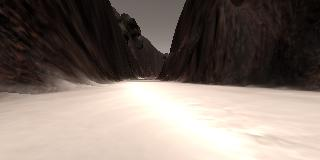
#> input picture practice/rover/robocam_2018_03_08_23_52_27_992.jpg, 320 x 160 px
$ python perception_basic.py
#> lines starting #> are read from the running program, lines starting #| are printed output that depends on the picture
# use matplotlib and numpy

import matplotlib.image as mpimg
import matplotlib.pyplot as plt

#%matplotlib inline

#define filename, read and plot the image
#filename = 'robocam_2018_03_08_23_52_43_584.jpg'
filename = 'robocam_2018_03_08_23_52_27_992.jpg'
image = mpimg.imread(filename)
#> image is the input picture: shape (160, 320, 3); mean R, G, B 130.1, 117.7, 109.8
plt.imshow(image)
plt.show()

#the image is now in an array

#explore some image status and re-arrange operations
#using numpy now

import numpy as np
print(image.dtype, image.shape, np.min(image), np.max(image))
#| uint8 (160, 320, 3) 0 255

# uint8[len of array element] (160[y pixels, width], 320[x pixels, height], 3[channels - rgb]) 0[minvalue] 255[maxvalue]

#extract and plot the 3 channels separately

red_channel   = np.copy(image)
green_channel = np.copy(image)
blue_channel  = np.copy(image)

# in the 3rd dim of image array, index 0=red value, 1=green value, 2=blue value
# we extract a channel by masking all other channel values of pixels of that image to zero

red_channel[:,:,[1,2]] = 0
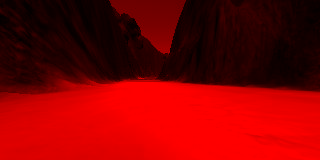
#> red_channel: shape (160, 320, 3); mean R, G, B 130.1, 0, 0
blue_channel[:,:,[0,1]] = 0
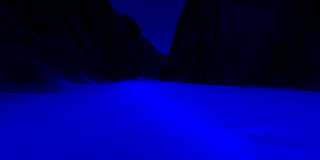
#> blue_channel: shape (160, 320, 3); mean R, G, B 0, 0, 109.8
green_channel[:,:,[0,2]] = 0
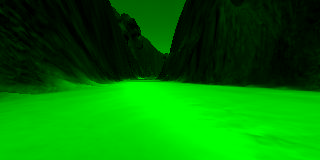
#> green_channel: shape (160, 320, 3); mean R, G, B 0, 117.7, 0

plt.imshow(red_channel)
plt.show()

plt.imshow(green_channel)
plt.show()

plt.imshow(blue_channel)
plt.show()

# lets instead combine the outputs in subplots
plt.imshow(image)
plt.show()

fig = plt.figure(figsize=(16,4)) # initialize figure area
plt.subplot(141)                 # plot 1 is 3 col, 1 row
plt.imshow(red_channel)
plt.subplot(142)                 # plot 2 is 3col,  1 row
plt.imshow(green_channel)
plt.subplot(143)                 # plot 3 is 3col, 1 row
plt.imshow(blue_channel)
plt.subplot(144)
plt.imshow(image)

plt.show()
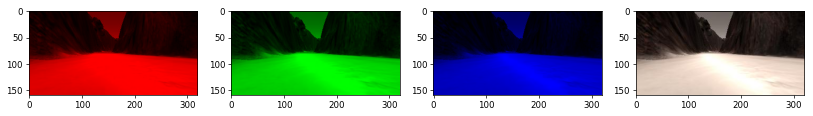
#> figure drawn by matplotlib, 4 panels

# since the channels have different intensities / hues of color,
# lets isolate color thresholds as an example

# (color_threshold.py)

$ run again, with practice/rover/robocam_2018_03_08_23_52_43_584.jpg copied over practice/rover/robocam_2018_03_08_23_52_27_992.jpg
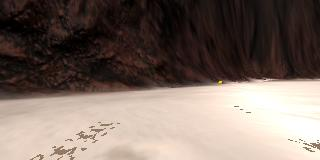
#> input picture practice/rover/robocam_2018_03_08_23_52_43_584.jpg, 320 x 160 px
#> image is the input picture: shape (160, 320, 3); mean R, G, B 123.2, 108.5, 100.3
#| uint8 (160, 320, 3) 0 255
#> `green_channel[:,:,[0,2]] = 0`:
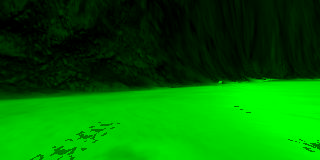
#> green_channel: shape (160, 320, 3); mean R, G, B 0, 108.5, 0
#> `plt.show()`:
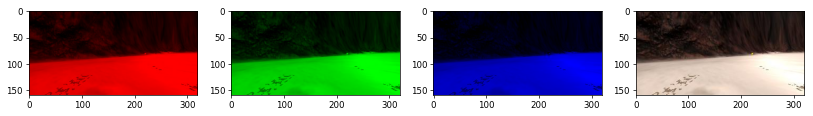
#> figure drawn by matplotlib, 4 panels

$ run again, with practice/rover/angle-example.jpg copied over practice/rover/robocam_2018_03_08_23_52_27_992.jpg
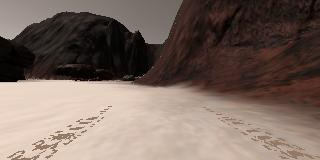
#> input picture practice/rover/angle-example.jpg, 320 x 160 px
#> image is the input picture: shape (160, 320, 3); mean R, G, B 121.3, 104.9, 96.2
#| uint8 (160, 320, 3) 0 255
#> `green_channel[:,:,[0,2]] = 0`:
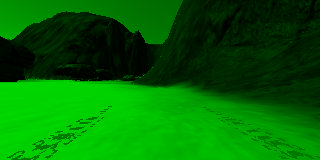
#> green_channel: shape (160, 320, 3); mean R, G, B 0, 104.9, 0
#> `plt.show()`:
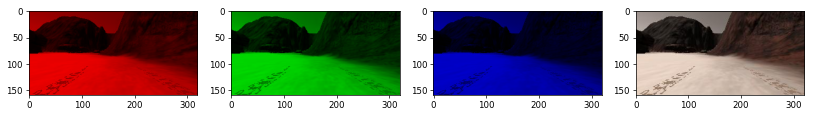
#> figure drawn by matplotlib, 4 panels

$ run again, with practice/rover/robocam_example_grid1.jpg copied over practice/rover/robocam_2018_03_08_23_52_27_992.jpg
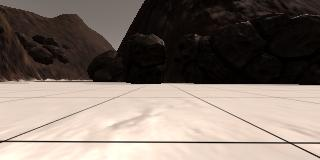
#> input picture practice/rover/robocam_example_grid1.jpg, 320 x 160 px
#> image is the input picture: shape (160, 320, 3); mean R, G, B 129.1, 116.4, 107.6
#| uint8 (160, 320, 3) 0 255
#> `green_channel[:,:,[0,2]] = 0`:
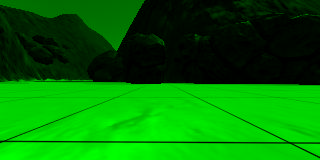
#> green_channel: shape (160, 320, 3); mean R, G, B 0, 116.4, 0
#> `plt.show()`:
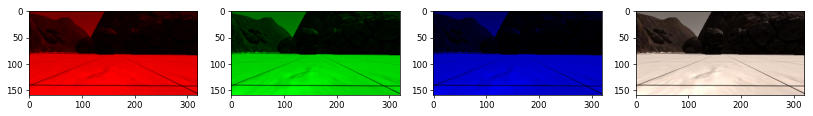
#> figure drawn by matplotlib, 4 panels
